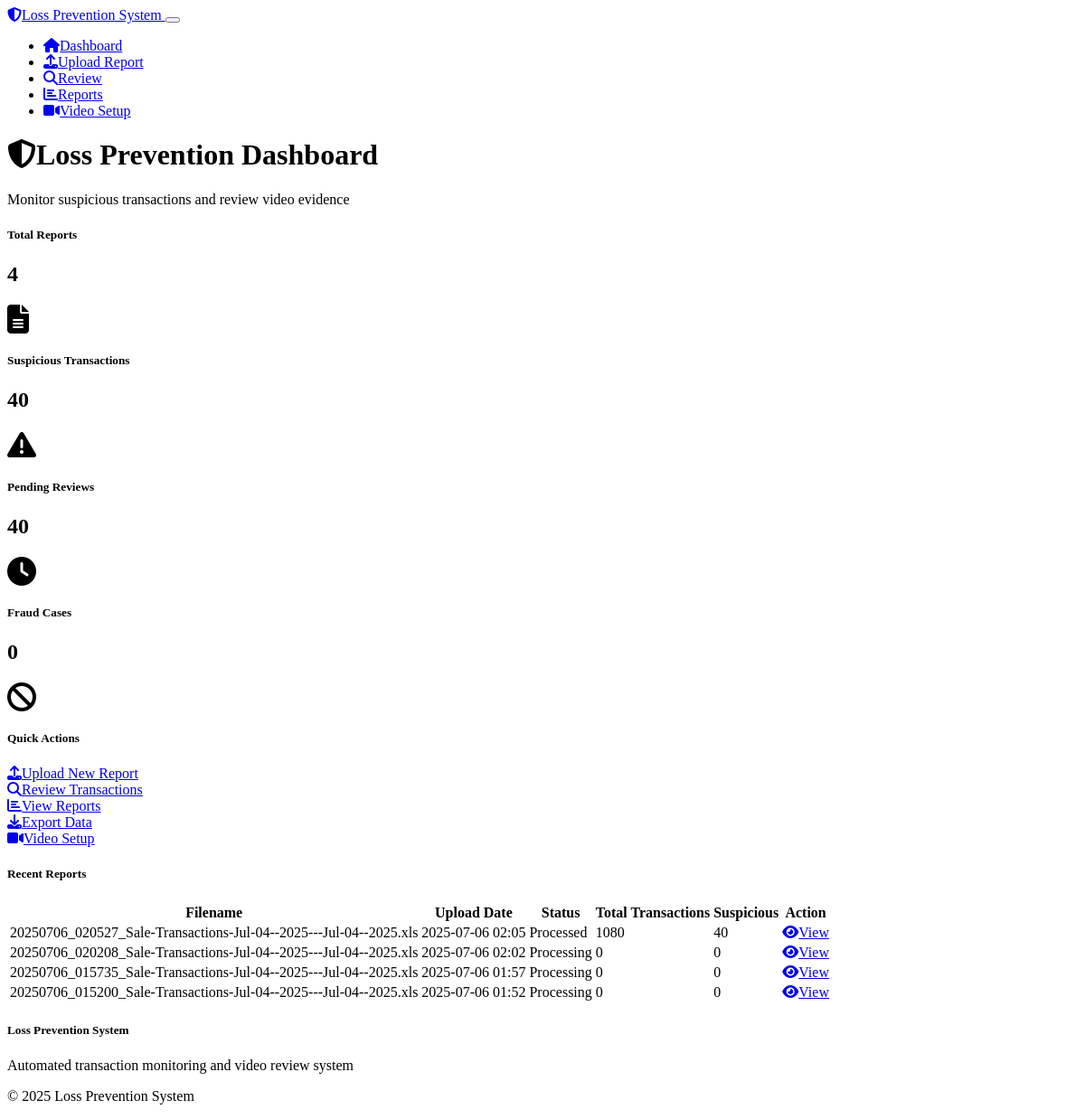
Before: / with the older database file.
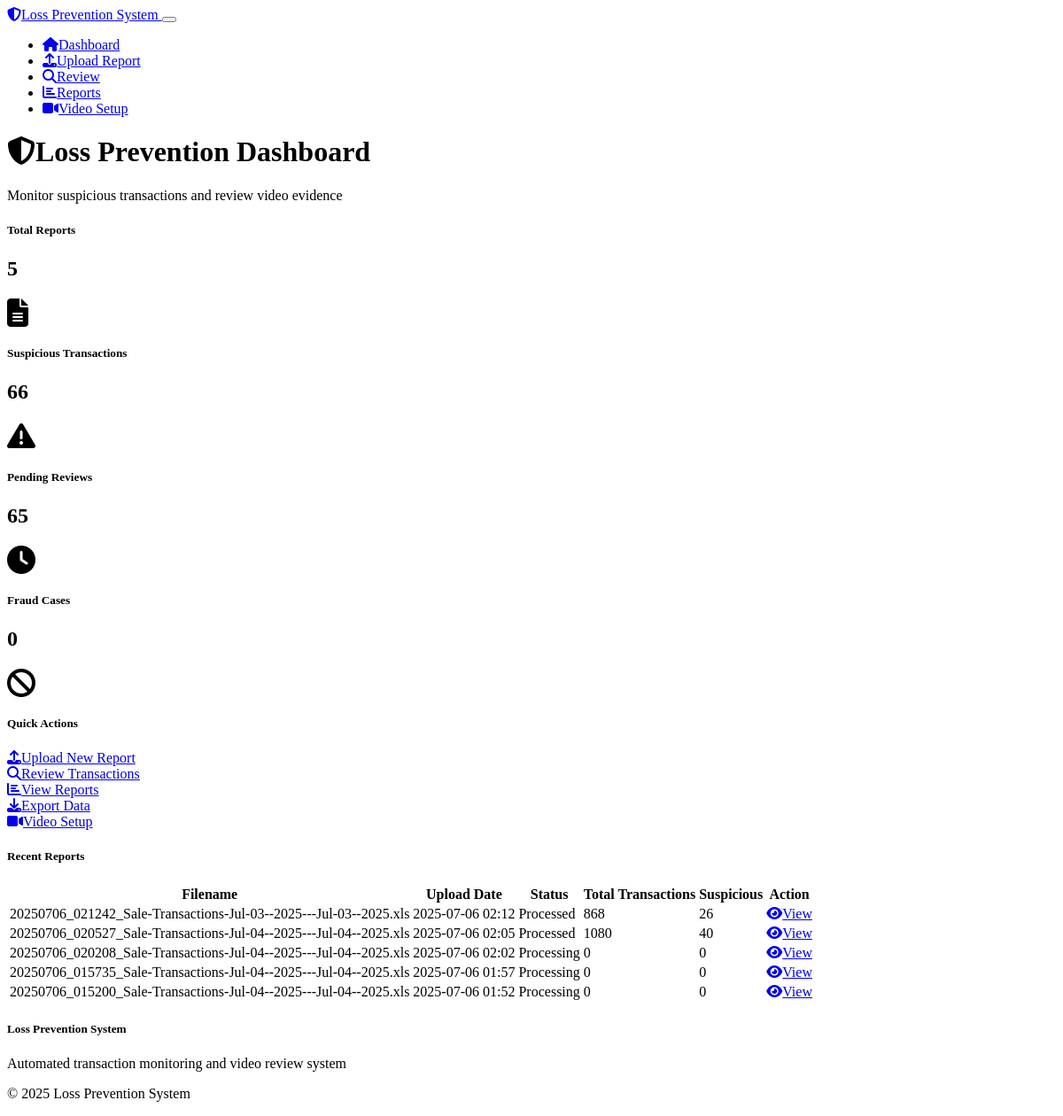
After: the same page with the newer database file.
### models.py (models this page shows)
class TransactionReport(db.Model):
    id = db.Column(db.Integer, primary_key=True)
    filename = db.Column(db.String(255), nullable=False)
    upload_date = db.Column(db.DateTime, default=datetime.utcnow)
    processed = db.Column(db.Boolean, default=False)
    total_transactions = db.Column(db.Integer, default=0)
    suspicious_transactions = db.Column(db.Integer, default=0)

### routes.py (the view)
@app.route('/')
def index():
    recent_reports = TransactionReport.query.order_by(TransactionReport.upload_date.desc()).limit(5).all()
    total_reports = TransactionReport.query.count()
    total_suspicious = SuspiciousTransaction.query.count()
    pending_reviews = SuspiciousTransaction.query.filter_by(review_status='pending').count()
    fraud_count = SuspiciousTransaction.query.filter_by(review_status='fraud').count()
    stats = {
        'total_reports': total_reports,
        'total_suspicious': total_suspicious,
        'pending_reviews': pending_reviews,
        'fraud_count': fraud_count
    }
    return render_template('index.html', recent_reports=recent_reports, stats=stats)

### templates/index.html (shortened to what the changed rows need)
{% extends "base.html" %}
{% block content %}
<div class="row">
    <div class="col-12">
        <h1><i class="fas fa-shield-alt me-2"></i>Loss Prevention Dashboard</h1>
    </div>
</div>
<div class="row mb-4">
    <div class="col-md-3 mb-3">
        <div class="card bg-primary">
            <div class="card-body">
                <div class="d-flex align-items-center">
                    <div class="flex-grow-1">
                        <h5 class="card-title text-white">Total Reports</h5>
                        <h2 class="text-white">{{ stats.total_reports }}</h2>
                    </div>
                </div>
            </div>
        </div>
    </div>
    <div class="col-md-3 mb-3">
        <div class="card bg-warning">
            <div class="card-body">
                <div class="d-flex align-items-center">
                    <div class="flex-grow-1">
                        <h5 class="card-title text-white">Suspicious Transactions</h5>
                        <h2 class="text-white">{{ stats.total_suspicious }}</h2>
                    </div>
                </div>
            </div>
        </div>
    </div>
    <div class="col-md-3 mb-3">
        <div class="card bg-info">
            <div class="card-body">
                <div class="d-flex align-items-center">
                    <div class="flex-grow-1">
                        <h5 class="card-title text-white">Pending Reviews</h5>
                        <h2 class="text-white">{{ stats.pending_reviews }}</h2>
                    </div>
                </div>
            </div>
        </div>
    </div>
    <div class="col-md-3 mb-3">
        <div class="card bg-danger">
            <div class="card-body">
                <div class="d-flex align-items-center">
                    <div class="flex-grow-1">
                        <h2 class="text-white">{{ stats.fraud_count }}</h2>
                    </div>
                </div>
            </div>
        </div>
    </div>
</div>
<div class="row">
    <div class="col-12">
        <div class="card">
            <div class="card-body">
                {% if recent_reports %}
                    <div class="table-responsive">
                        <table class="table table-striped">
                            <thead>
                                <tr>
                                    <th>Filename</th>
                                    <th>Upload Date</th>
                                    <th>Status</th>
                                    <th>Total Transactions</th>
                                    <th>Suspicious</th>
                                    <th>Action</th>
                                </tr>
                            </thead>
                            <tbody>
                                {% for report in recent_reports %}
                                <tr>
                                    <td>{{ report.filename }}</td>
                                    <td>{{ report.upload_date.strftime('%Y-%m-%d %H:%M') }}</td>
                                    <td>
                                        {% if report.processed %}
                                            <span class="badge bg-success">Processed</span>
                                        {% else %}
                                            <span class="badge bg-warning">Processing</span>
                                        {% endif %}
                                    </td>
                                    <td>{{ report.total_transactions }}</td>
                                    <td>
                                        {% if report.suspicious_transactions > 0 %}
                                            <span class="badge bg-danger">{{ report.suspicious_transactions }}</span>
                                        {% else %}
                                            <span class="badge bg-success">0</span>
                                        {% endif %}
                                    </td>
                                    <td>
                                        <a href="{{ url_for('dashboard') }}" class="btn btn-sm btn-secondary">
                                            <i class="fas fa-eye me-1"></i>View
                                        </a>
                                    </td>
                                </tr>
                                {% endfor %}
                            </tbody>
                        </table>
                    </div>
                {% endif %}
            </div>
        </div>
    </div>
</div>
{% endblock %}

Changed rows visible on the page:
added TransactionReport: filename "20250706_021242_Sale-Transactions-Jul-03--2025---Jul-03--2025.xls", upload_date "2025-07-06 02:12", processed "Processed", total_transactions "868", suspicious_transactions "26"
Other visible differences:
{{ stats.total_reports }}: "4" → "5"
{{ stats.total_suspicious }}: "40" → "66"
{{ stats.pending_reviews }}: "40" → "65"
